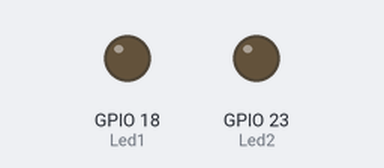
This program was run on a simulated Raspberry Pi (BCM pin numbers). Parts: output pins drawn as LEDs (lit = HIGH).

Above: at 0.4 s.
At 2.0 s:
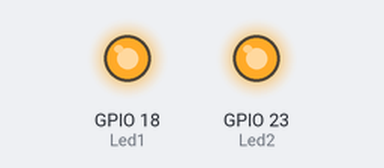
At 4.4 s:
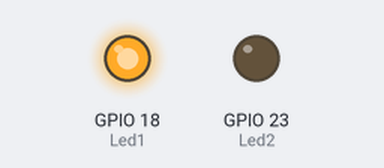
At 6.0 s:
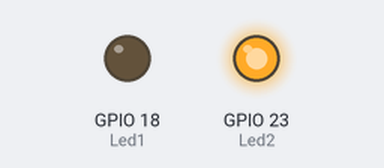
Timing chart, 0 to 7.4 s (numbered marks = the images above):
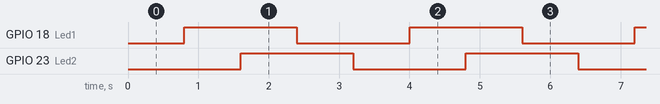

Measured:
- by itself, GPIO 18 (Led1), GPIO 23 (Led2): alternates HIGH for 1.6 s and LOW for 1.6 s
- by itself, everything shown: repeats every 3.2 s, in 4 steps

The program:

return2.py
```python
import RPi.GPIO as IoPort
import time

Led1 = 18
Led2 = 23

IoPort.setmode(IoPort.BCM)
IoPort.setwarnings(False)
IoPort.setup(Led1,IoPort.OUT)
IoPort.setup(Led2,IoPort.OUT)

def DisplayState(Ld1,Ld2):
    IoPort.output(Led1,Ld1)
    IoPort.output(Led2,Ld2)

def StateWork(st):
    if st == 1:
        return False,False
    elif st == 2:
        return True,False
    elif st == 3:
        return True,True
    else :
        return False,True

State = 1

while True:
    Ld1, Ld2 = StateWork(State)
    DisplayState(Ld1,Ld2)
    State += 1
    time.sleep(0.8)

    if State >4:
        State = 1


    
```
